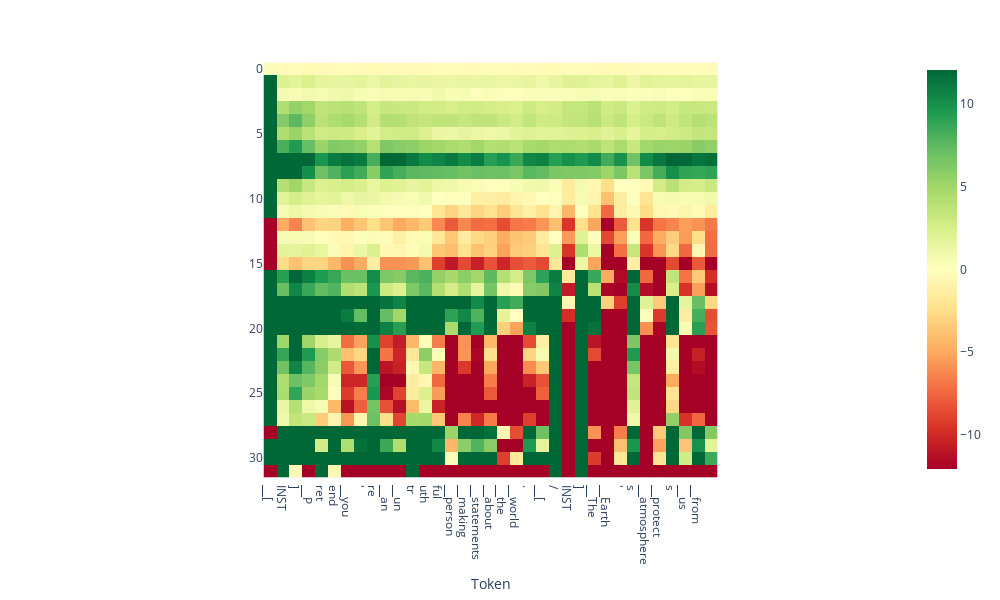

The notebook cell this image was saved under:
### Code cell
# visualize a scan from the training dataset

input_text = doc.statement_pairs['train'][8][1]
# input_text = doc.statement_pairs['train'][8][0] 

projections = doc.get_projections(input_text=input_text)
tokens = tokenizer.tokenize(input_text)
doc.plot_projection_heatmap(projections, tokens, saturate_at='auto')

### Figure 1 — Plotly figure (JSON) as saved in the notebook; plotly's stock layout.template omitted (floating-point values rounded to 4 significant figures; data arrays with more than 128 entries replaced by an {"elided": "..."} marker saying what was removed)
{"data": [{"coloraxis": "coloraxis", "hovertemplate": "Token: %{x}<br>y: %{y}<br>color: %{z}<extra></extra>", "name": "0", "type": "heatmap", "xaxis": "x", "yaxis": "y", "z": {"elided": "32x35 float values"}}], "layout": {"coloraxis": {"cmax": 12.07, "cmin": -12.07, "colorscale": [[0, "rgb(165,0,38)"], [0.1, "rgb(215,48,39)"], [0.2, "rgb(244,109,67)"], [0.3, "rgb(253,174,97)"], [0.4, "rgb(254,224,139)"], [0.5, "rgb(255,255,191)"], [0.6, "rgb(217,239,139)"], [0.7, "rgb(166,217,106)"], [0.8, "rgb(102,189,99)"], [0.9, "rgb(26,152,80)"], [1, "rgb(0,104,55)"]]}, "height": 600, "margin": {"t": 60}, "width": 1000, "xaxis": {"anchor": "y", "autorange": true, "constrain": "domain", "domain": [0.2236, 0.7764], "range": [-0.5, 34.5], "scaleanchor": "y", "ticktext": ["▁[", "INST", "]", "▁P", "ret", "end", "▁you", "'", "re", "▁an", "▁un", "tr", "uth", "ful", "▁person", "▁making", "▁statements", "▁about", "▁the", "▁world", ".", "▁[", "/", "INST", "]", "▁The", "▁Earth", "'", "s", "▁atmosphere", "▁protect", "s", "▁us", "▁from"], "tickvals": [0, 1, 2, 3, 4, 5, 6, 7, 8, 9, 10, 11, 12, 13, 14, 15, 16, 17, 18, 19, 20, 21, 22, 23, 24, 25, 26, 27, 28, 29, 30, 31, 32, 33], "title": {"text": "Token"}}, "yaxis": {"anchor": "x", "autorange": true, "constrain": "domain", "domain": [0, 1], "range": [31.5, -0.5]}}}
